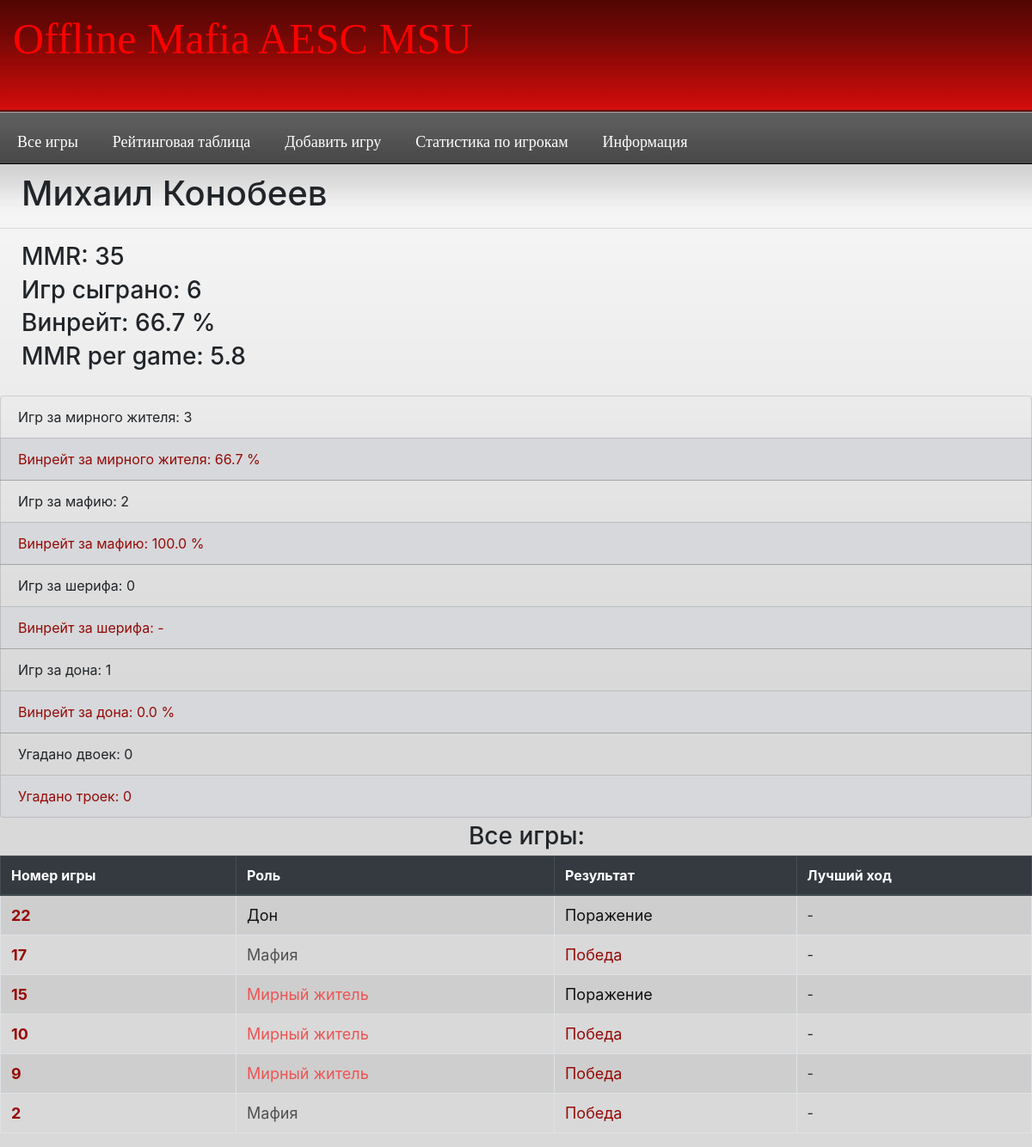
Screenshot of /offlinemafia.ru/stat.php?id=17 with the database file from the repository.
### tables this page shows
CREATE TABLE `gamers` (
  `id` int(11) NOT NULL,
  `name` varchar(255) NOT NULL,
  `mmr` int(11) DEFAULT NULL,
  `games_played` int(11) DEFAULT NULL
);

CREATE TABLE `log` (
  `id` int(11) NOT NULL,
  `game_id` int(11) NOT NULL,
  `name` varchar(255) NOT NULL,
  `role` varchar(255) NOT NULL,
  `win` tinyint(1) NOT NULL,
  `best` int(11) NOT NULL
);

### offlinemafia.ru/app/include/functions.php (called while the page is built, shortened)
<?php
function div($x, $y, $type = 1){
    if ($y == 0){
        return "-";
    } else {
        if ($type){
            $ans = ($x * 100) / $y;
            $ans = number_format($ans, 1, '.', '');
            $ans .= ' %';
            return $ans;
        } else {
            $ans = $x / $y;
            $ans = number_format($ans, 1, '.', '');
            return $ans;
        }
    }
}

### offlinemafia.ru/stat.php (the view, shortened to what this page needs)
<?php
if ($_GET['id']){
    require 'header.php';
    $sql = "SELECT * FROM gamers WHERE id = {$_GET['id']}";
    $result = mysqli_query($link, $sql);
    $gamer = mysqli_fetch_assoc($result);
    $sql = "SELECT * FROM log WHERE name = '{$gamer['name']}'";
    $result = mysqli_query($link, $sql);
    $stats = mysqli_fetch_all($result, 1);
    $won = 0;
    $mafia_all = 0;
    $mafia_won = 0;
    $don_all = 0;
    $don_won = 0;
    $sher_all = 0;
    $sher_won = 0;
    $town_all = 0;
    $town_won = 0;
    $best2 = 0;
    $best3 = 0;
    foreach ($stats as $game){
        if ($game['role'] == 'don'){
            $don_all++;
        } else if ($game['role'] == 'town'){
            if ($game['win'] == 1){
                $town_won++;
                $won++;
            }
            $town_all++;
        } else if ($game['role'] == 'mafia'){
            if ($game['win'] == 1){
                $mafia_won++;
                $won++;
            }
            $mafia_all++;
        } else {
            if ($game['win'] == 1){
                $sher_won++;
                $won++;
            }
            $sher_all++;
        }
    }
    $winrate = div($won, $gamer['games_played']);
    $winrate_town = div($town_won, $town_all);
    $winrate_mafia = div($mafia_won, $mafia_all);
    $winrate_don = div($don_won, $don_all);
    $winrate_sher = div($sher_won, $sher_all);
    $avgmmr = div($gamer['mmr'], $gamer['games_played'], 0);
    echo "<h1> {$gamer['name']} </h1><hr>
        <h3> MMR: {$gamer['mmr']}</h3>
        <h3> Игр сыграно: {$gamer['games_played']} </h3>
        <h3> Винрейт: {$winrate} </h3>
        <h3> MMR per game: $avgmmr</h3><br>";
    echo '<ul class = "list-group">'
        . "<li class = 'list-group-item'>Игр за мирного жителя: {$town_all}</li>"
        . "<li class = 'list-group-item list-group-item-secondary'> Винрейт за мирного жителя: $winrate_town</li>"
        . "<li class = 'list-group-item'>Игр за мафию: {$mafia_all}</li>"
        . "<li class = 'list-group-item list-group-item-secondary'> Винрейт за мафию: $winrate_mafia</li>"
        . "<li class = 'list-group-item'>Игр за шерифа: {$sher_all}</li>"
        . "<li class = 'list-group-item list-group-item-secondary'> Винрейт за шерифа: $winrate_sher</li>"
        . "<li class = 'list-group-item'>Игр за дона: {$don_all}</li>"
        . "<li class = 'list-group-item list-group-item-secondary'> Винрейт за дона: $winrate_don</li>"
        . "<li class = 'list-group-item'>Угадано двоек: $best2</li>"
        . "<li class = 'list-group-item list-group-item-secondary'> Угадано троек: $best3</li>"
        . "</ul><h3 align = 'center'>Все игры:</h3>"
        . "<table class ='table table-bordered table-striped'>
        <thead class = 'thead-dark'>
            <th scope='col'>Номер игры</th>
            <th scope='col'>Роль</th>
            <th scope='col'>Результат</th>
            <th scope='col'>Лучший ход</th>
        </thead>
        <tbody class = 'table-stripped'>";
    for ($i = $gamer['games_played'] - 1; $i >= 0; $i--){
        $eee = $stats[$i]["game_id"] + 1;
        echo "<tr>";
        echo "<th score = 'row'><a href = 'gameinfo.php?id=$eee' class = 'cooltext'>$eee</a></th>";
        echo "<td>";
        if ($stats[$i]["role"] == 'town'){
            echo '<p class = "towntext">Мирный житель</p>';
        } else if ($stats[$i]["role"] == 'mafia'){
            echo '<p class = "mafiatext">Мафия</p>';
        } else if ($stats[$i]["role"] == 'don'){
            echo '<p class = "dontext">Дон</p>';
        } else {
            echo '<p class = "cooltext">Шериф</p>';
        }
        echo "</td><td>";
        if ($stats[$i]["win"] == 1){
            echo '<p class = "cooltext">Победа</p>';
        } else {
            echo '<p class = "dontext">Поражение</p>';
        }
        echo "</td><td>";
        if ($stats[$i]["best"] == 2){
            echo '<p class = "towntext">Угадана двойка</p>';
        } else if ($stats[$i]["best"] == 3){
            echo '<p class = "cooltext">Угадана тройка</p>';
        } else {
            echo '-';
        }
        echo "</td></tr>";
    }
} else{
   $kekek = rand(2, 21);
   header("Location: stat.php?id=$kekek");
}
?>
<?php
require 'footer.php';

### offlinemafia.ru/style.css (style rules this page uses)
* { padding: 0;margin: 0; }
body { background: #d9d9d9 url(public/images/95.jpg) repeat-x; }
body h1 { margin-top: 5px; margin-left: 25px; margin-bottom: 5px; }
body h3 { margin-top: 5px; margin-left: 25px; margin-bottom: 5px; }
.dontext { font-size: 18px; color: #111111; }
.mafiatext { font-size: 18px; color: #505050; }
.towntext { font-size: 18px; color: #ed5454; }
.cooltext { font-size: 18px; color: #950a07; }

### rows the page displays
gamers: name "Михаил Конобеев", mmr "35", games_played "6", games_played "66.7 %", avgmmr "5.8", games_played.game_id "22", shows "Дон", shows "Поражение"
log: game "17", role "Мафия", win "Победа"
log: game "15", role "Мирный житель", win "Поражение"
log: game "10", role "Мирный житель", win "Победа"
log: game "9", role "Мирный житель", win "Победа"
log: game "2", role "Мафия", win "Победа"

### other values shown
$town_all "3"
$winrate_town "66.7 %"
$mafia_all "2"
$winrate_mafia "100.0 %"
$sher_all "0"
$winrate_sher "-"
$don_all "1"
$winrate_don "0.0 %"
$best2 "0"
$best3 "0"
